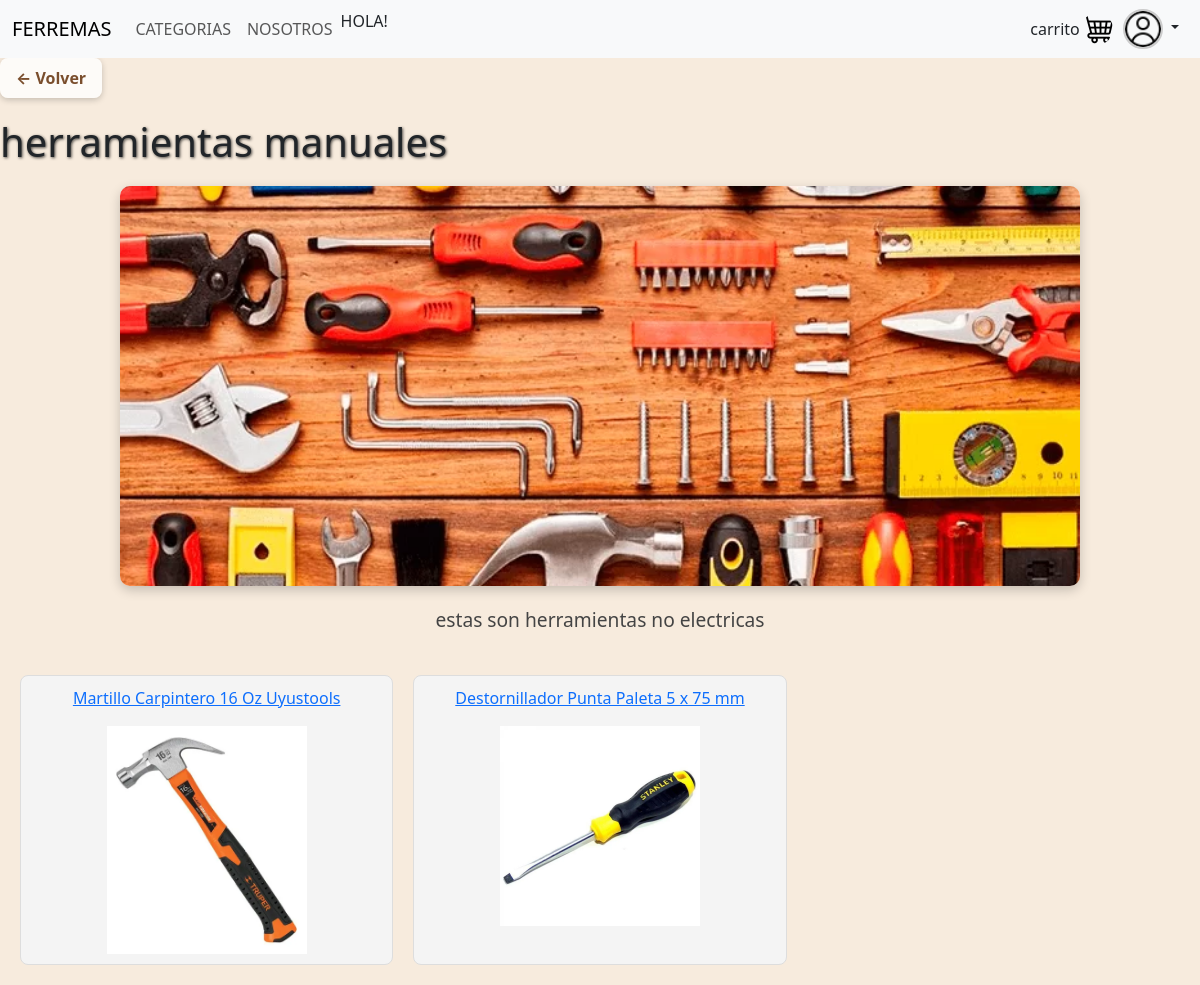
/Home/Categorias/herramientas manuales/, run on an earlier commit of the app's database.
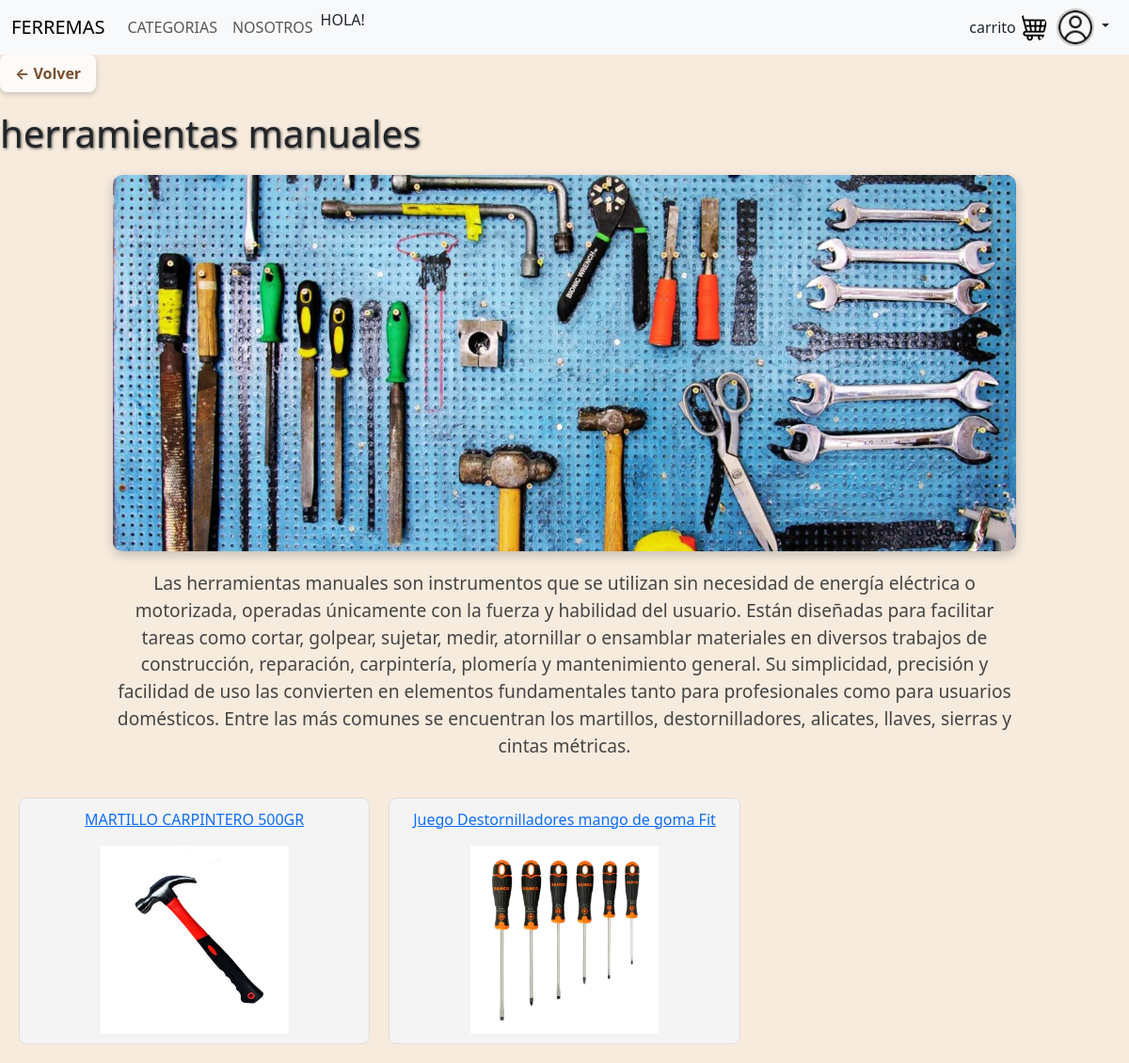
And on a later commit of the database.
### task/models.py (models this page shows, shortened)
class Categoria(models.Model):
    nombrecat = models.CharField(max_length=100, unique=True)
    descripcion = models.TextField(blank=True)
    imagen = models.ImageField(upload_to='Categoriasimg/')
    user = models.ForeignKey('auth.User', on_delete=models.CASCADE, null=True)

class articulo(models.Model):
    Tipo = models.CharField(max_length=100)
    nombreart = models.CharField(max_length=100, unique=True)
    descripcion = models.TextField(blank=True)
    fecha = models.DateTimeField(auto_now_add=True)
    imagen = models.ImageField(upload_to='articulosimg/')
    valorunidad = models.DecimalField(max_digits=10, decimal_places=2)
    cantidad = models.IntegerField()
    user = models.ForeignKey('auth.User', on_delete=models.CASCADE, null=True)

### task/views.py (the view)
# urls.py: path('Home/Categorias/<str:nombre_cat>/',views.detalle_categoria, name='detalle_categorias'),
def detalle_categoria(request, nombre_cat):
    categoria = get_object_or_404(Categoria, nombrecat=nombre_cat)
    Articulos = articulo.objects.filter(Tipo=nombre_cat)
    return render(request, 'detalle_categorias.html', {
        'categoria': categoria,
        'Articulos': Articulos
    })

### task/Templates/detalle_categorias.html (shortened to what this page needs)
{% extends 'navbar.html' %}
{% load static %}
{% block body %}
<link rel="stylesheet" href="{% static 'style.css' %}">
<a href="javascript:history.back()" class="btn-back">← Volver</a>
<h1 class="card-text">{{ categoria.nombrecat }}</h1>
<div class="imagen-categoria-container">
    {% if categoria.imagen %}
        <img src="{{ categoria.imagen.url }}" alt="Imagen de la categoría" class="imagen-categoria">
    {% else %}
        <p>No hay imagen disponible</p>
    {% endif %}
</div>
<p class="categoria-descripcion">{{ categoria.descripcion }}</p>
<div class="articulos-grid">
    {% for articulo in Articulos %}
        <div class="articulo-card">
            <a href="{% url 'detalle_Articulos' articulo.Tipo articulo.nombreart %}" >
                <p>{{ articulo.nombreart }}</p>
                {% if articulo.imagen %}
                    <img src="{{ articulo.imagen.url }}" alt="Imagen del artículo" width="200">
                {% else %}
                    <p>No hay imagen disponible</p>
                {% endif %}
            </a>
        </div>
    {% endfor %}
</div>
{% endblock %}

### task/Templates/navbar.html (shortened to what this page needs)
{% load static %}
<!DOCTYPE html>
<html lang="en">
  <head>
    <link
      href="https://cdn.jsdelivr.net/npm/bootstrap@5.3.6/dist/css/bootstrap.min.css"
      rel="stylesheet"
    />
    <link
      href="https://getbootstrap.com/docs/5.3/assets/css/docs.css"
      rel="stylesheet"
    />
    <link rel="stylesheet" href="{% static 'style.css' %}">
  </head>
  <body>
    <nav class="navbar navbar-expand-lg bg-body-tertiary">
      <div class="container-fluid">
        <a class="navbar-brand" href="/Home/">FERREMAS</a>
        <div class="collapse navbar-collapse" id="navbarSupportedContent">
          <ul class="navbar-nav me-auto mb-2 mb-lg-0">
              <li class="nav-item">
                <a class="nav-link" href="{% url 'categorias'   %}"> CATEGORIAS </a>
              </li>
              <li class="nav-item">
                <a class="nav-link" href="{% url 'nosotros' %}">NOSOTROS</a>
              </li>
              <p> HOLA! {{ user.username }}</p>
          </ul>
        </div>
      carrito <div class="d-flex ms-auto">
          <a class="btn p-0 user-button me-2" href="{% url 'carrito' %}" role="button">
              <img src="{% static 'fotos/carrito.png' %}" alt="Perfil" class="rounded-circle">
            </a>
        </div>
        <div class="d-flex ms-auto">
          {% if user.is_authenticated %}
          <div class="dropdown">
            <a class="btn p-0 user-button me-2 dropdown-toggle" href="#" role="button" data-bs-toggle="dropdown" aria-expanded="false">
              <img src="{% static 'fotos/perfil.png' %}" alt="Perfil" class="rounded-circle user-icon">
            </a>
            <ul class="dropdown-menu dropdown-menu-end">
                <li><a class="dropdown-item" href="{% url 'Perfil' %}"> Perfil </a></li>
                <li><a class="dropdown-item" href="{% url 'logout' %}">Cerrar sesión</a></li>
              </ul>
          </div>
          {% else %}
            <div class="dropdown">
              <a class="btn p-0 user-button me-2 dropdown-toggle" href="#" role="button" data-bs-toggle="dropdown" aria-expanded="false">
                <img src="{% static 'fotos/noregistrado.png' %}" alt="Usuario" class="rounded-circle user-icon">
              </a>
            </div>
          {% endif %}
        </div>
      </div>
    </nav>
{% block body %}
{% endblock  %}

### task/static/style.css (style rules this page uses)
body { background-color: #f7ebdd; background-size: cover; background-repeat: no-repeat; }
.card-title, .card-text { text-shadow: 1px 1px 3px rgba(0, 0, 0, 0.7); }
.user-icon { width: 40px; height: 40px; object-fit: cover; border-radius: 50%; border: 2px solid #ccc; transition: 0.3s ease; }
.btn-back { font-weight: bold; color: #7a4e2d; background-color: rgba(255, 255, 255, 0.8); padding: 8px 16px; border-radius: 8px; box-shadow: 0 2px 6px rgba(0, 0, 0, 0.2); transition: background-color 0.3s ease; z-index: 10; margin-bottom: 20px; display: inline-block; text-decoration: none; }
.imagen-categoria-container { display: flex; justify-content: center; margin: 20px 0; }
.imagen-categoria { width: 80%; max-height: 400px; object-fit: cover; border-radius: 10px; box-shadow: 0 4px 12px rgba(0,0,0,0.2); }
.categoria-descripcion { text-align: center; margin: 20px auto; width: 80%; font-size: 1.2em; color: #444; }
.articulos-grid { display: grid; grid-template-columns: repeat(3, 1fr); gap: 20px; padding: 20px; }
.articulo-card { border: 1px solid #ddd; border-radius: 8px; padding: 10px; text-align: center; background-color: #f4f4f4; transition: transform 0.2s; }

What changed in the data, as far as the page shows it:
changed Categoria "herramientas manuales": imagen: a different picture; descripcion "estas son herramientas no electricas" → "Las herramientas manuales son instrumentos que se utilizan sin necesidad de energía eléctrica o motorizada, operadas únicamente con la fuerza y habilidad del usuario. Están diseñadas para facilitar tareas como cortar, golpear, sujetar, medir, atornillar o ensamblar materiales en diversos trabajos de construcción, reparación, carpintería, plomería y mantenimiento general. Su simplicidad, precisión y facilidad de uso las convierten en elementos fundamentales tanto para profesionales como para usuarios domésticos. Entre las más comunes se encuentran los martillos, destornilladores, alicates, llaves, sierras y cintas métricas."
changed articulo: nombreart "Martillo Carpintero 16 Oz Uyustools" → "MARTILLO CARPINTERO 500GR"; imagen: a different picture
changed articulo: nombreart "Destornillador Punta Paleta 5 x 75 mm" → "Juego Destornilladores mango de goma Fit"; imagen: a different picture
